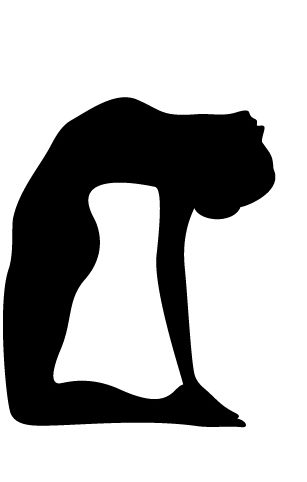
%> input picture proj4/yogasan/y1.jpg, 307 x 482 px
$ octave ques2.m   (GNU Octave 9; MATLAB toolbox functions it lacks are replaced by stand-ins)
%> lines starting %> are read from the running program, lines starting %| are printed output that depends on the picture; in (x1, y1, x2, y2) boxes, pixels count from 0 and x2, y2 are one past the last pixel; in counts of white or black regions, pixels touching at a corner belong together; the program's own positions count from 1
### proj4/yogasan/get_label.m
function [label] = get_label(img,l)

if(l==1)
figure();imshow(img);
end;
b=edge(img,'canny');
%figure();imshow(b);

[rows cols] = size(b);


%% Getting Start pixel
for i=1:rows
    for j=1:cols
        if(b(i,j)==1)
            row=i;
            col=j;
            break;
        end
    end
end


%% Taking only boundary pixels
boundary = bwtraceboundary(b,[row,col],'W',8);


%% Displaying only outer edges

X=double(zeros(rows,cols));
[rows1 cols1] = size(boundary);

for i=1:rows1
   X(boundary(i,1),boundary(i,2))=1;
end
X1=imresize(X,0.5);
if(l==1)
figure ;imshow(X1);
end

%% Assigning Label to Boundary
label=zeros(rows,1);
 for i=2:rows1
     if(boundary(i,1)==boundary(i-1,1) && boundary(i,2)==boundary(i-1,2)+1)
         label(i)=0;
     elseif(boundary(i,1)==boundary(i-1) && boundary(i,2)==boundary(i-1,2)-1)
         label(i)=4;
     elseif(boundary(i,1)==boundary(i-1)-1 && boundary(i,2)==boundary(i-1,2))
         label(i)=2;
     elseif(boundary(i,1)==boundary(i-1)+1 && boundary(i,2)==boundary(i-1,2))
         label(i)=6;

     elseif(boundary(i,1)==boundary(i-1)-1 && boundary(i,2)==boundary(i-1,2)+1)
          label(i)=1;
     elseif(boundary(i,1)==boundary(i-1)-1 && boundary(i,2)==boundary(i-1,2)-1)
         label(i)=3;
     elseif(boundary(i,1)==boundary(i-1)+1 && boundary(i,2)==boundary(i-1,2)+1)
        label(i)=7;
     elseif(boundary(i,1)==boundary(i-1)+1 && boundary(i,2)==boundary(i-1,2)-1)
         label(i)=5;
     end
 end

### proj4/yogasan/ques2.m
close all;
clc;clear all;

%% Learning the images
img1=imread('y1.jpg');
%> img1 is the input picture: size 482x307x3 uint8; min 0, max 255, mean 176.7
img1 = double(im2bw(img1,0.5));
%> img1: size 482x307 double; values 0 (black) and 1 (white), 69.3% white; 1 black region, box (x1, y1, x2, y2) and area: (3, 97, 275, 427) 45418

label1 = get_label(img1,0);
%> in get_label, `b=edge(img,'canny');`:
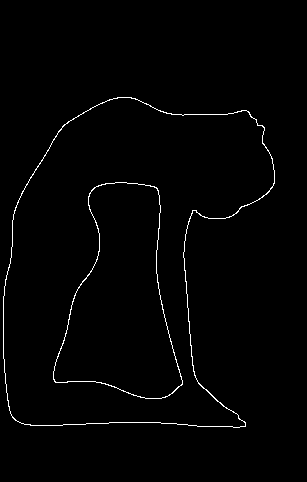
%> b: size 482x307 logical; 1.3% white in thin lines or dots, all inside (x1, y1, x2, y2) = (3, 97, 275, 428)
%> after the loop in get_label, `for i=1:rows`: col = 234; row = 428
%> in get_label, `boundary = bwtraceboundary(b,[row,col],'W',8);`: boundary = 1100 rows, first 12: [428 234; 427 233; 427 232; 427 231; 427 230; 427 229; 427 228; 427 227; 427 226; 427 225; 427 224; 427 223]
%> in get_label, `[rows1 cols1] = size(boundary);`: rows1 = 1100; cols1 = 2
%> after the loop in get_label, `for i=2:rows1`: label = 1100 values, max 7 at index 583, min 0 at index 1, mean 3.44
%> label1 has the same summary as label in get_label

img2=imread('y2.jpg');
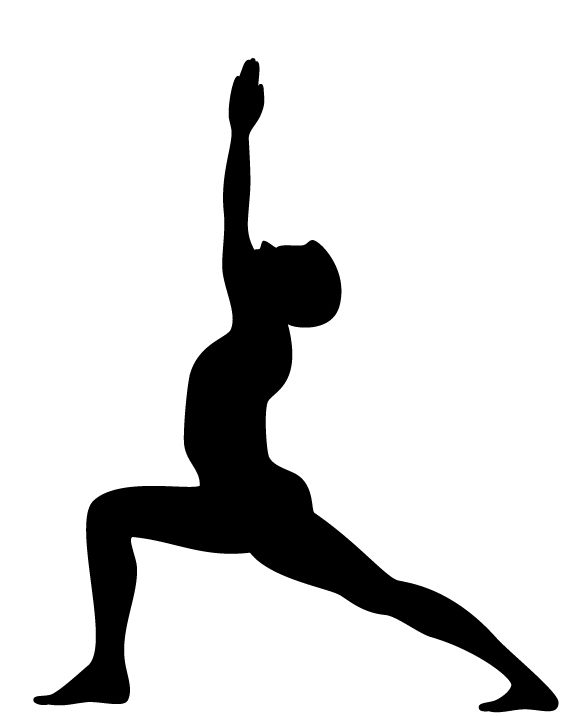
%> input picture proj4/yogasan/y2.jpg, 582 x 716 px
%> img2 is the input picture: size 716x582x3 uint8; min 0, max 255, mean 217.7
img2 = double(im2bw(img2,0.5));
%> img2: size 716x582 double; values 0 (black) and 1 (white), 85.4% white; 1 black region, box (x1, y1, x2, y2) and area: (33, 58, 559, 712) 61000
label2 = get_label(img2,0);
%> in get_label (call 2), `b=edge(img,'canny');`: b: size 716x582 logical; 0.67% white in thin lines or dots, all inside (x1, y1, x2, y2) = (33, 58, 559, 712)
%> in get_label (call 2), `boundary = bwtraceboundary(b,[row,col],'W',8);`: boundary = 2362 rows, first 12: [712 483; 711 482; 711 481; 711 480; 710 480; 709 480; 708 480; 707 480; 706 480; 705 480; 705 481; 704 482]
%> label2 = 2362 values, max 7 at index 434, min 0 at index 1, mean 3.66

img3=imread('y3.jpg');
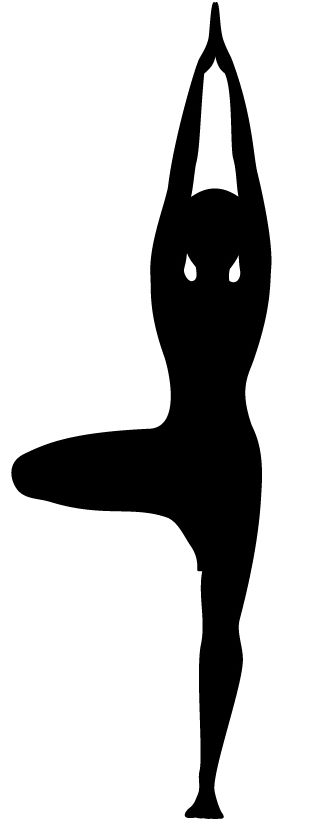
%> input picture proj4/yogasan/y3.jpg, 332 x 839 px
%> img3 is the input picture: size 839x332x3 uint8; min 0, max 255, mean 199.6
img3 = double(im2bw(img3,0.5));
%> img3: size 839x332 double; values 0 (black) and 1 (white), 78.3% white; 1 black region, box (x1, y1, x2, y2) and area: (11, 2, 271, 819) 60469
label3 = get_label(img3,0);
%> call 3 of get_label, with l = 0
%> in get_label (call 3), `b=edge(img,'canny');`:
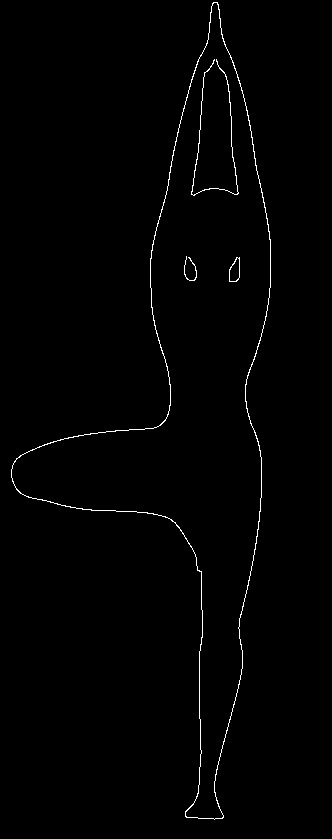
%> b: size 839x332 logical; 0.92% white in thin lines or dots, all inside (x1, y1, x2, y2) = (11, 2, 271, 820)
%> after the loop in get_label (call 3), `for i=1:rows`: col = 215; row = 820
%> in get_label (call 3), `boundary = bwtraceboundary(b,[row,col],'W',8);`: boundary = 1909 rows, first 12: [820 215; 819 214; 819 213; 819 212; 819 211; 819 210; 819 209; 819 208; 819 207; 819 206; 819 205; 819 204]
%> in get_label (call 3), `[rows1 cols1] = size(boundary);`: rows1 = 1909
%> after the loop in get_label (call 3), `for i=2:rows1`: label = 1909 values, max 7 at index 1087, min 0 at index 1, mean 3.74
%> label3 has the same summary as label in get_label

img4=imread('y4.jpg');
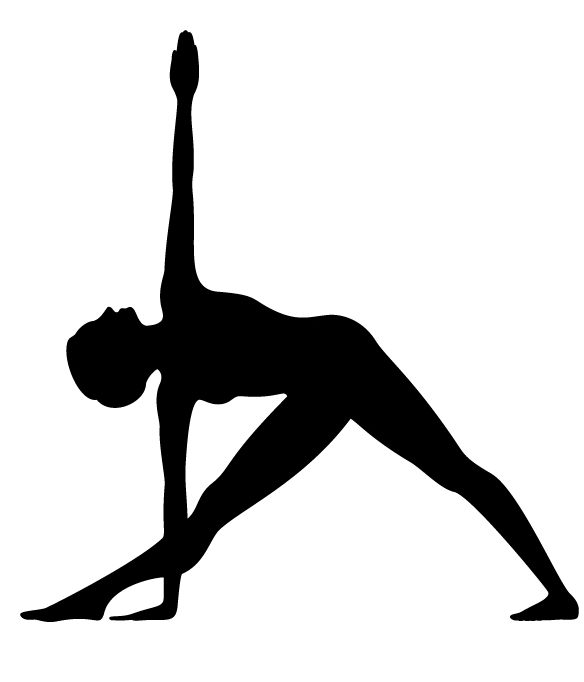
%> input picture proj4/yogasan/y4.jpg, 584 x 682 px
%> img4 is the input picture: size 682x584x3 uint8; min 0, max 255, mean 213.2
img4 = double(im2bw(img4,0.5));
%> img4: size 682x584 double; values 0 (black) and 1 (white), 83.6% white; 1 black region, box (x1, y1, x2, y2) and area: (20, 30, 579, 622) 65305
label4 = get_label(img4,0);
%> call 4 of get_label, with l = 0
%> in get_label (call 4), `b=edge(img,'canny');`: b: size 682x584 logical; 0.85% white in thin lines or dots, all inside (x1, y1, x2, y2) = (20, 30, 579, 622)
%> after the loop in get_label (call 4), `for i=1:rows`: col = 43; row = 622
%> in get_label (call 4), `boundary = bwtraceboundary(b,[row,col],'W',8);`: boundary = 2410 rows, first 12: [622 43; 621 42; 621 41; 621 40; 621 39; 621 38; 621 37; 621 36; 621 35; 621 34; 620 33; 620 32]
%> in get_label (call 4), `[rows1 cols1] = size(boundary);`: rows1 = 2410
%> in get_label (call 4), `X1=imresize(X,0.5);`:
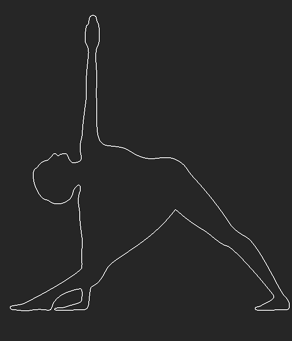
%> X1: size 341x292 double; min -0.109, max 0.617, mean 0.00605; drawn with min black and max white
%> after the loop in get_label (call 4), `for i=2:rows1`: label = 2410 values, max 7 at index 523, min 0 at index 1, mean 3.55
%> label4 has the same summary as label in get_label

%% Scanning the test image
img_test=imread('y4.jpg');
img_test = double(im2bw(img_test,0.5));
label_test = get_label(img_test,1);
%> call 5 of get_label, with l = 1
%> in get_label (call 5), `imshow(X1)`:
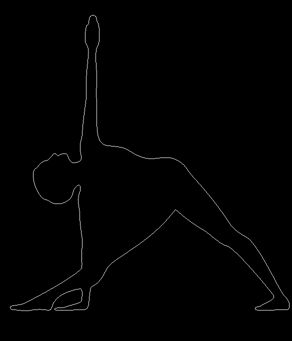
%> displayed picture: size 341x292, on the screen's scale of 0 to 255; min 0, max 157, mean 1.7
%> label_test has the same summary as label in get_label

%% Classifying the test image
t1=isequaln(label1,label_test);
%> t1 = false
t2=isequaln(label2,label_test);
%> t2 = false
t3=isequaln(label3,label_test);
%> t3 = false
t4=isequaln(label4,label_test);
%> t4 = true
if(t1==1)
    fprintf('The Given Asana is Ustrasana \n')
end

if(t2==1)
    fprintf('The Given Asana is veerbhadrasan\n')
end

if(t3==1)
    fprintf('The Given Asana is vrikhsasana \n')
end
if(t4==1)
    fprintf('The Given Asana is trikonasana \n')
end
